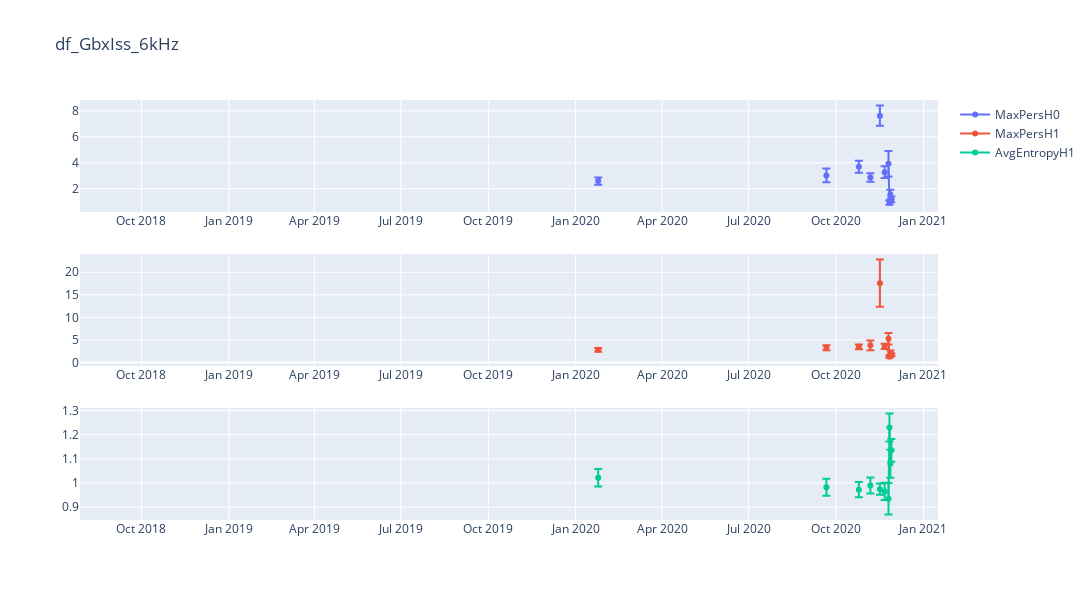

The notebook cell saved with this chart:
### Markdown cell above
Changing the resolution input, to analyze only the 6 kHz signals.

### Code cell
results, timestamps = process_data('./', 'GbxIss')
df_GbxIss_6kHz = save_and_plot('GbxIss', 'GbxIss_6kHz.dat', results, timestamps)
plot_data(df_GbxIss_6kHz, 'df_GbxIss_6kHz')

### Figure 1 — Plotly figure (JSON) as saved in the notebook; plotly's stock layout.template omitted (floating-point values rounded to 4 significant figures)
{"data": [{"error_y": {"array": [null, null, null, null, null, null, null, null, null, null, null, null, null, null, null, null, 0.2777, null, null, null, null, null, null, null, null, null, null, null, 0.5319, null, null, null, 0.4629, null, 0.3283, null, null, null, 0.7803, null, null, null, 0.4508, null, null, null, 0.9857, 0.167, 0.3647, 0.2247], "type": "data", "visible": true}, "mode": "lines+markers", "name": "MaxPersH0", "type": "scatter", "x": ["2018-09-15 10:22:31", "2018-10-14 16:34:22", "2018-11-11 03:37:42", "2018-12-17 03:05:48", "2019-01-13 13:12:13", "2019-02-16 12:44:06", "2019-03-21 16:10:34", "2019-04-06 02:06:27", "2019-05-11 23:40:44", "2019-06-13 15:06:37", "2019-07-30 00:41:39", "2019-08-17 16:59:51", "2019-09-18 15:28:28", "2019-10-21 16:16:10", "2019-11-30 04:44:30", "2019-12-14 21:57:21", "2020-01-24 16:10:09", "2020-02-18 16:20:56", "2020-03-15 17:31:06", "2020-04-16 13:23:33", "2020-05-15 15:11:50", "2020-06-21 16:19:57", "2020-07-11 07:26:49", "2020-07-28 21:58:00", "2020-08-08 12:32:59", "2020-08-21 22:55:58", "2020-09-03 17:51:11", "2020-09-11 18:42:51", "2020-09-20 20:15:48", "2020-10-01 21:31:03", "2020-10-07 13:48:59", "2020-10-16 22:56:00", "2020-10-25 00:28:49", "2020-11-04 03:07:59", "2020-11-06 03:11:57", "2020-11-12 03:42:51", "2020-11-13 03:46:41", "2020-11-15 03:49:53", "2020-11-16 03:52:58", "2020-11-17 03:51:36", "2020-11-18 03:56:16", "2020-11-20 03:59:55", "2020-11-21 04:02:38", "2020-11-22 04:01:59", "2020-11-23 04:04:55", "2020-11-24 04:30:10", "2020-11-25 04:22:32", "2020-11-26 05:14:48", "2020-11-27 04:35:32", "2020-11-28 04:44:15"], "xaxis": "x", "y": [null, null, null, null, null, null, null, null, null, null, null, null, null, null, null, null, 2.587, null, null, null, null, null, null, null, null, null, null, null, 3.026, null, null, null, 3.693, null, 2.868, null, null, null, 7.632, null, null, null, 3.278, null, null, null, 3.92, 0.9228, 1.549, 1.169], "yaxis": "y"}, {"error_y": {"array": [null, null, null, null, null, null, null, null, null, null, null, null, null, null, null, null, 0.4072, null, null, null, null, null, null, null, null, null, null, null, 0.5408, null, null, null, 0.5153, null, 1.087, null, null, null, 5.23, null, null, null, 0.5785, null, null, null, 1.269, 0.2489, 0.4987, 0.3073], "type": "data", "visible": true}, "mode": "lines+markers", "name": "MaxPersH1", "type": "scatter", "x": ["2018-09-15 10:22:31", "2018-10-14 16:34:22", "2018-11-11 03:37:42", "2018-12-17 03:05:48", "2019-01-13 13:12:13", "2019-02-16 12:44:06", "2019-03-21 16:10:34", "2019-04-06 02:06:27", "2019-05-11 23:40:44", "2019-06-13 15:06:37", "2019-07-30 00:41:39", "2019-08-17 16:59:51", "2019-09-18 15:28:28", "2019-10-21 16:16:10", "2019-11-30 04:44:30", "2019-12-14 21:57:21", "2020-01-24 16:10:09", "2020-02-18 16:20:56", "2020-03-15 17:31:06", "2020-04-16 13:23:33", "2020-05-15 15:11:50", "2020-06-21 16:19:57", "2020-07-11 07:26:49", "2020-07-28 21:58:00", "2020-08-08 12:32:59", "2020-08-21 22:55:58", "2020-09-03 17:51:11", "2020-09-11 18:42:51", "2020-09-20 20:15:48", "2020-10-01 21:31:03", "2020-10-07 13:48:59", "2020-10-16 22:56:00", "2020-10-25 00:28:49", "2020-11-04 03:07:59", "2020-11-06 03:11:57", "2020-11-12 03:42:51", "2020-11-13 03:46:41", "2020-11-15 03:49:53", "2020-11-16 03:52:58", "2020-11-17 03:51:36", "2020-11-18 03:56:16", "2020-11-20 03:59:55", "2020-11-21 04:02:38", "2020-11-22 04:01:59", "2020-11-23 04:04:55", "2020-11-24 04:30:10", "2020-11-25 04:22:32", "2020-11-26 05:14:48", "2020-11-27 04:35:32", "2020-11-28 04:44:15"], "xaxis": "x2", "y": [null, null, null, null, null, null, null, null, null, null, null, null, null, null, null, null, 2.811, null, null, null, null, null, null, null, null, null, null, null, 3.261, null, null, null, 3.471, null, 3.816, null, null, null, 17.57, null, null, null, 3.554, null, null, null, 5.251, 1.297, 2.16, 1.71], "yaxis": "y2"}, {"error_y": {"array": [null, null, null, null, null, null, null, null, null, null, null, null, null, null, null, null, 0.03637, null, null, null, null, null, null, null, null, null, null, null, 0.03502, null, null, null, 0.03142, null, 0.03301, null, null, null, 0.02337, null, null, null, 0.03557, null, null, null, 0.06514, 0.05756, 0.05799, 0.04702], "type": "data", "visible": true}, "mode": "lines+markers", "name": "AvgEntropyH1", "type": "scatter", "x": ["2018-09-15 10:22:31", "2018-10-14 16:34:22", "2018-11-11 03:37:42", "2018-12-17 03:05:48", "2019-01-13 13:12:13", "2019-02-16 12:44:06", "2019-03-21 16:10:34", "2019-04-06 02:06:27", "2019-05-11 23:40:44", "2019-06-13 15:06:37", "2019-07-30 00:41:39", "2019-08-17 16:59:51", "2019-09-18 15:28:28", "2019-10-21 16:16:10", "2019-11-30 04:44:30", "2019-12-14 21:57:21", "2020-01-24 16:10:09", "2020-02-18 16:20:56", "2020-03-15 17:31:06", "2020-04-16 13:23:33", "2020-05-15 15:11:50", "2020-06-21 16:19:57", "2020-07-11 07:26:49", "2020-07-28 21:58:00", "2020-08-08 12:32:59", "2020-08-21 22:55:58", "2020-09-03 17:51:11", "2020-09-11 18:42:51", "2020-09-20 20:15:48", "2020-10-01 21:31:03", "2020-10-07 13:48:59", "2020-10-16 22:56:00", "2020-10-25 00:28:49", "2020-11-04 03:07:59", "2020-11-06 03:11:57", "2020-11-12 03:42:51", "2020-11-13 03:46:41", "2020-11-15 03:49:53", "2020-11-16 03:52:58", "2020-11-17 03:51:36", "2020-11-18 03:56:16", "2020-11-20 03:59:55", "2020-11-21 04:02:38", "2020-11-22 04:01:59", "2020-11-23 04:04:55", "2020-11-24 04:30:10", "2020-11-25 04:22:32", "2020-11-26 05:14:48", "2020-11-27 04:35:32", "2020-11-28 04:44:15"], "xaxis": "x3", "y": [null, null, null, null, null, null, null, null, null, null, null, null, null, null, null, null, 1.022, null, null, null, null, null, null, null, null, null, null, null, 0.9827, null, null, null, 0.9725, null, 0.9898, null, null, null, 0.9743, null, null, null, 0.9653, null, null, null, 0.9353, 1.23, 1.08, 1.135], "yaxis": "y3"}], "layout": {"height": 600, "title": {"text": "df_GbxIss_6kHz"}, "width": 1200, "xaxis": {"anchor": "y", "domain": [0, 1]}, "xaxis2": {"anchor": "y2", "domain": [0, 1]}, "xaxis3": {"anchor": "y3", "domain": [0, 1]}, "yaxis": {"anchor": "x", "domain": [0.7333, 1]}, "yaxis2": {"anchor": "x2", "domain": [0.3667, 0.6333]}, "yaxis3": {"anchor": "x3", "domain": [0, 0.2667]}}}
